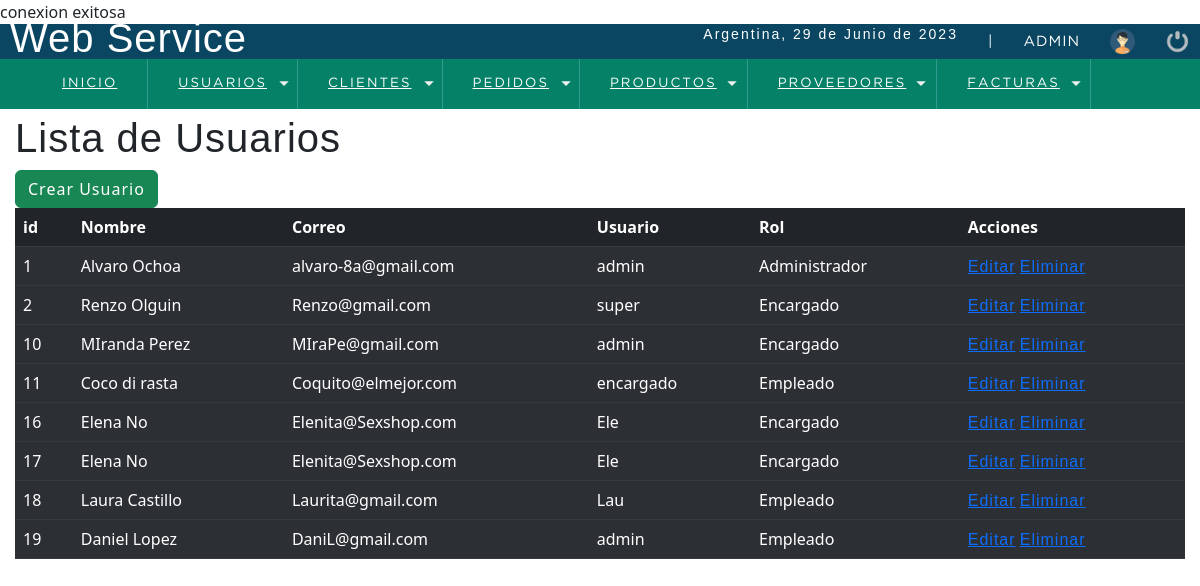
The app's page /sistema/listaUsuario.php (signed in) with its own data.
### tables this page shows
CREATE TABLE `usuario` (
  `idusuario` int(11) NOT NULL,
  `nombre` varchar(50) DEFAULT NULL,
  `correo` varchar(100) DEFAULT NULL,
  `usuario` varchar(15) DEFAULT NULL,
  `clave` varchar(100) DEFAULT NULL,
  `rol` int(11) DEFAULT NULL
);

CREATE TABLE `rol` (
  `idrol` int(11) NOT NULL,
  `rol` varchar(20) DEFAULT NULL
);

### sistema/includes/functions.php (called while the page is built, shortened)
<?php
	function fechaC(){
		$mes = array("","Enero",
					  "Febrero",
					  "Marzo",
					  "Abril",
					  "Mayo",
					  "Junio",
					  "Julio",
					  "Agosto",
					  "Septiembre",
					  "Octubre",
					  "Noviembre",
					  "Diciembre");
		return date('d')." de ". $mes[date('n')] . " de " . date('Y');
	}
 ?>

### sistema/listaUsuario.php (the view, shortened to what this page needs)
<?php
	include"../conexion.php";
?>
<!DOCTYPE html>
<html lang="en">
<head>
	<?php include "includes/scripts.php" ;?>
</head>
<body>
	<?php include "includes/header.php";?>
	<section id="container">
		<h1>Lista de Usuarios</h1>
		<a href="registroUsuario.php" class="btn btn-success">Crear Usuario</a>
		<table class="table table-dark table-striped">
			<thead>
				<tr>
					<th scope="col">id</th>
					<th scope="col">Nombre</th>
					<th scope="col">Correo</th>
					<th scope="col">Usuario</th>
					<th scope="col">Rol</th>
					<th scope="col">Acciones</th>
				</tr>
				<?php
					$query = mysqli_query($conexion, "SELECT u.idusuario, u.nombre, u.correo, u.usuario, r.rol
													  FROM usuario u INNER JOIN rol r ON u.rol = r.idrol");
					$result = mysqli_num_rows($query);
					if($result >0){
						while($data = mysqli_fetch_array($query)){
				?>
			</thead>
				<tbody>
					<tr>
						<td><?php echo $data["idusuario"] ?></td>
						<td><?php echo $data["nombre"] ?></td>
						<td><?php echo $data["correo"] ?></td>
						<td><?php echo $data["usuario"] ?></td>
						<td><?php echo $data["rol"] ?></td>
						<td>
							<a class="linkEdit" href="editarUsuario.php?id=<?php echo $data["idusuario"] ?>">Editar</a>
							<a class="linkDel" href="#">Eliminar</a>
						</td>
					</tr>
				<?php
					}
				}
			?>
				</tbody>
		</table>
	</section>
</body>
</html>

### sistema/includes/scripts.php (shortened to what this page needs)
<link rel="stylesheet" type="text/css" href="css/style.css">
<link href="https://cdn.jsdelivr.net/npm/bootstrap@5.3.0/dist/css/bootstrap.min.css" rel="stylesheet">
<?php include "functions.php";?>

### sistema/includes/header.php (shortened to what this page needs)
<header>
	<div class="header">
		<h1>Web Service</h1>
		<div class="optionsBar">
			<p>Argentina, <?php echo fechaC();?></p>
			<span>|</span>
			<span class="user"><?php echo $_SESSION['user']; ?></span>
			<img class="photouser" src="img/user.png" alt="Usuario">
			<a href="salir.php"><img class="close" src="img/salir.png" alt="Salir del sistema" title="Salir"></a>
		</div>
	</div>
       <?php include "nav.php"; ?>
</header>

### sistema/includes/nav.php (shortened to what this page needs)
<nav>
			<ul>
				<li><a href="#">Inicio</a></li>
				<li class="principal">
					<a href="#">Usuarios</a>
				</li>
				<li class="principal">
					<a href="#">Clientes</a>
				</li>
				<li class="principal">
					<a href="#">Pedidos</a>
				</li>
				<li class="principal">
					<a href="#">Productos</a>
				</li>
				<li class="principal">
					<a href="#">Proveedores</a>
				</li>
				<li class="principal">
					<a href="#">Facturas</a>
				</li>
			</ul>
		</nav>

### sistema/css/style.css (style rules this page uses)
* { margin: 0; padding: 0; box-sizing: border-box; }
body { background: #ededed; }
h1, h2, h3, h4, h5, h6 { font-family: 'arial'; font-weight: bold; letter-spacing: 1px; }
h1 { font-size: 26px; }
p { font-family: 'arial'; letter-spacing: 2px; font-size: 14px; line-height: 20px; }
a { text-decoration: none; font-family: arial; letter-spacing: 1px; }
span { font-family: 'GothamBook'; letter-spacing: 1px; font-size: 14px; line-height: 20px; }
header { position: fixed; width: 100%; }
.header { color: #FFF; background: #0a4661; height: 35px; display: -webkit-flex; display: -moz-flex; display: -ms-flex; display: -o-flex; display: flex; justify-content: space-between; align-items: center; padding: 10px; }
.optionsBar { display: -webkit-flex; display: -moz-flex; display: -ms-flex; display: -o-flex; display: flex; justify-content: center; align-items: center; }
.optionsBar span { color: #FFF; font-size: 11pt; font-family: 'GothamBook'; text-transform: uppercase; margin-left: 30px; }
.photouser { margin-left: 30px; width: 25px; height: 25px; }
.close { width: 25px; height: 25px; }
.optionsBar a { display: -webkit-flex; display: -moz-flex; display: -ms-flex; display: -o-flex; display: flex; margin-left: 30px; }
nav ul { background: #058167; list-style: none; display: -webkit-flex; display: -moz-flex; display: -ms-flex; display: -o-flex; display: flex; justify-content: left; align-items: center; }
nav ul > li a { position: relative; }
nav a { color: #FFF; display: block; font-size: 10pt; font-family: 'GothamBook'; padding: 15px 30px; text-transform: uppercase; letter-spacing: 2px; transition: background .5s; border-right: 1px solid #319B8F; }
nav .principal > a { background: url(../images/arrow_bottom.png) no-repeat; background-position-x: 0%; background-position-y: 0%; background-size: auto auto; background-position: 94% center; background-size: 10px; }
#container { padding: 90px 15px 15px; }

### records on screen
usuario: idusuario "1", nombre "Alvaro Ochoa", correo "alvaro-8a@gmail.com", usuario "admin", rol.rol "Administrador"
usuario: idusuario "2", nombre "Renzo Olguin", correo "Renzo@gmail.com", usuario "super", rol.rol "Encargado"
usuario: idusuario "10", nombre "MIranda Perez", correo "MIraPe@gmail.com", usuario "admin", rol.rol "Encargado"
usuario: idusuario "11", nombre "Coco di rasta", correo "Coquito@elmejor.com", usuario "encargado", rol.rol "Empleado"
usuario: idusuario "16", nombre "Elena No", correo "Elenita@Sexshop.com", usuario "Ele", rol.rol "Encargado"
usuario: idusuario "17", nombre "Elena No", correo "Elenita@Sexshop.com", usuario "Ele", rol.rol "Encargado"
usuario: idusuario "18", nombre "Laura Castillo", correo "Laurita@gmail.com", usuario "Lau", rol.rol "Empleado"
usuario: idusuario "19", nombre "Daniel Lopez", correo "DaniL@gmail.com", usuario "admin", rol.rol "Empleado"

### other values on screen
fechaC() "29 de Junio de 2023"
$_SESSION['user'] "ADMIN"
